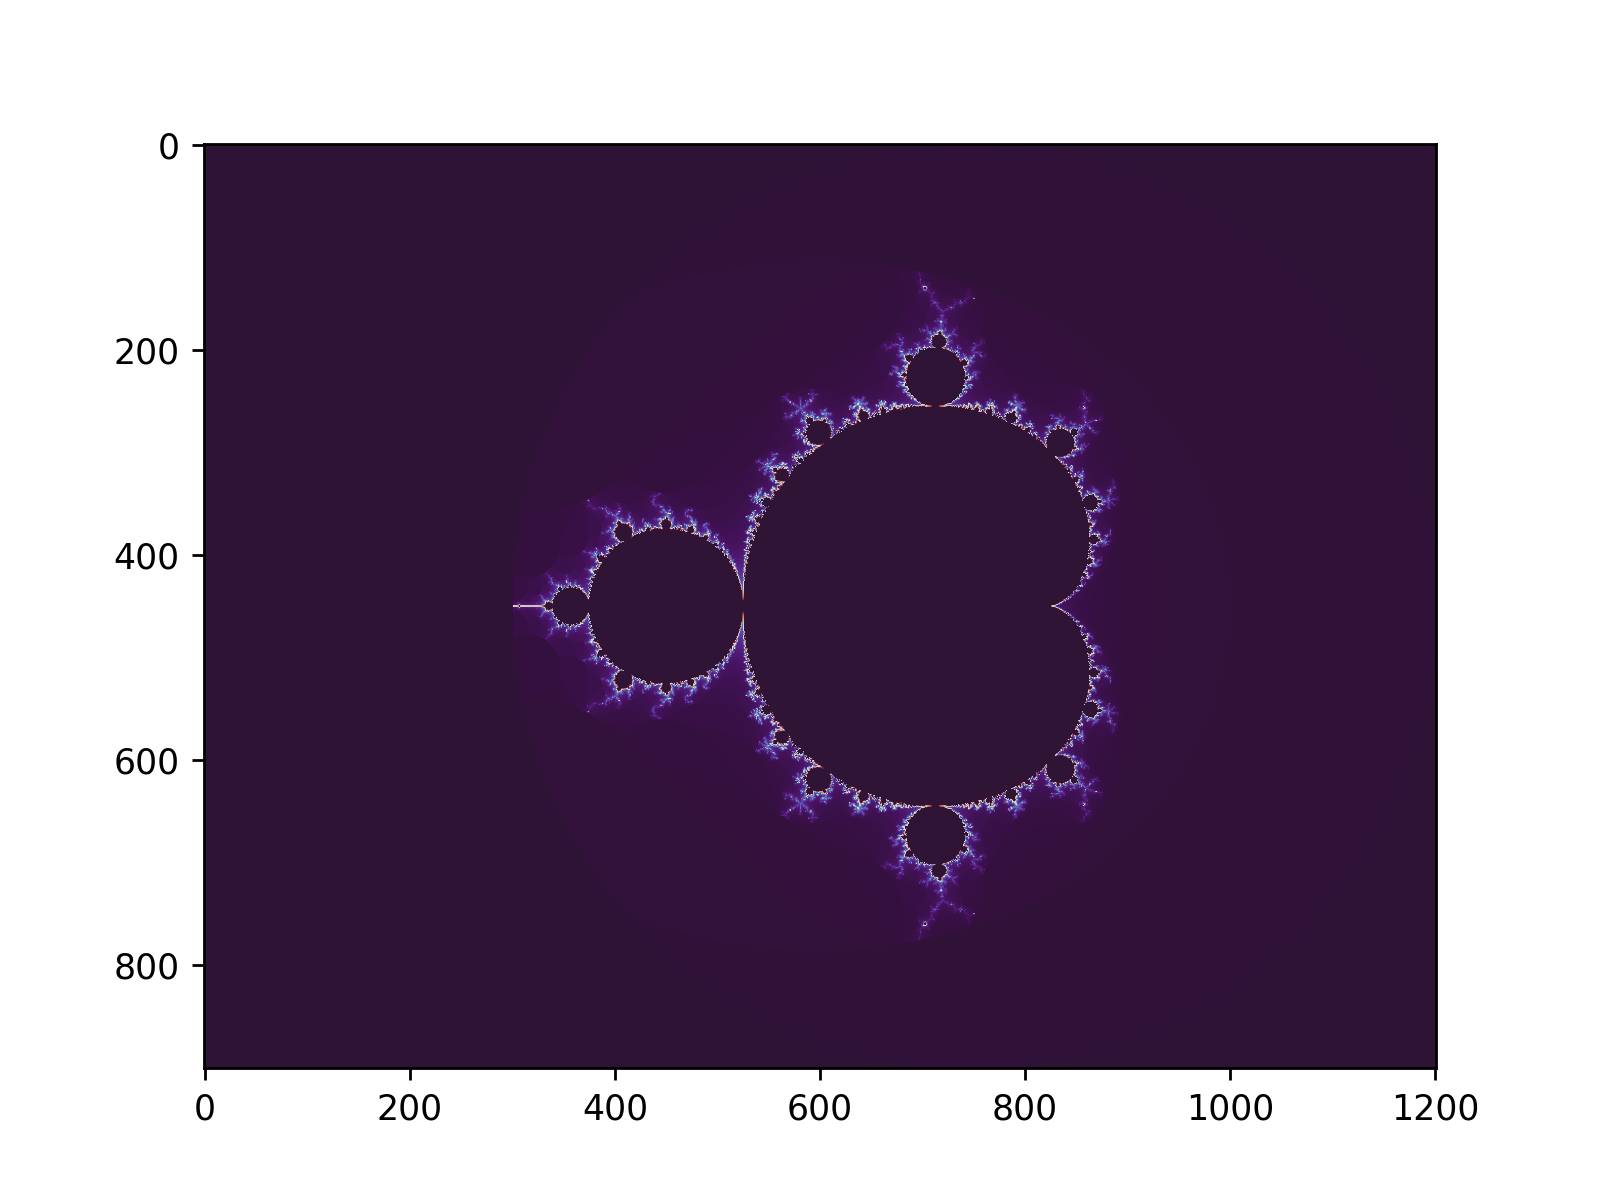

Generate this figure with Python:
import numpy as np
import matplotlib.pyplot as plt
import time
start_time = time.time()

density, iterator = 300, 200
radius = 1.5

x = np.linspace(-2.5, 1.5, 4 * density + 1)
y = np.linspace(-1.5, 1.5, 3 * density + 1)

A, B = np.meshgrid(x, y)
C = A + B * 1j

Z = np.zeros_like(C)
T = np.zeros(C.shape)

for k in range(iterator):
    M = abs(Z) < radius
    Z[M] = Z[M] ** 2 + C[M]
    T[M] = k + 1


plt.imshow(T, cmap=plt.cm.twilight_shifted)
plt.savefig("Mandelbrot.png", dpi=250)

print("--- %s seconds ---" % (time.time() - start_time))
